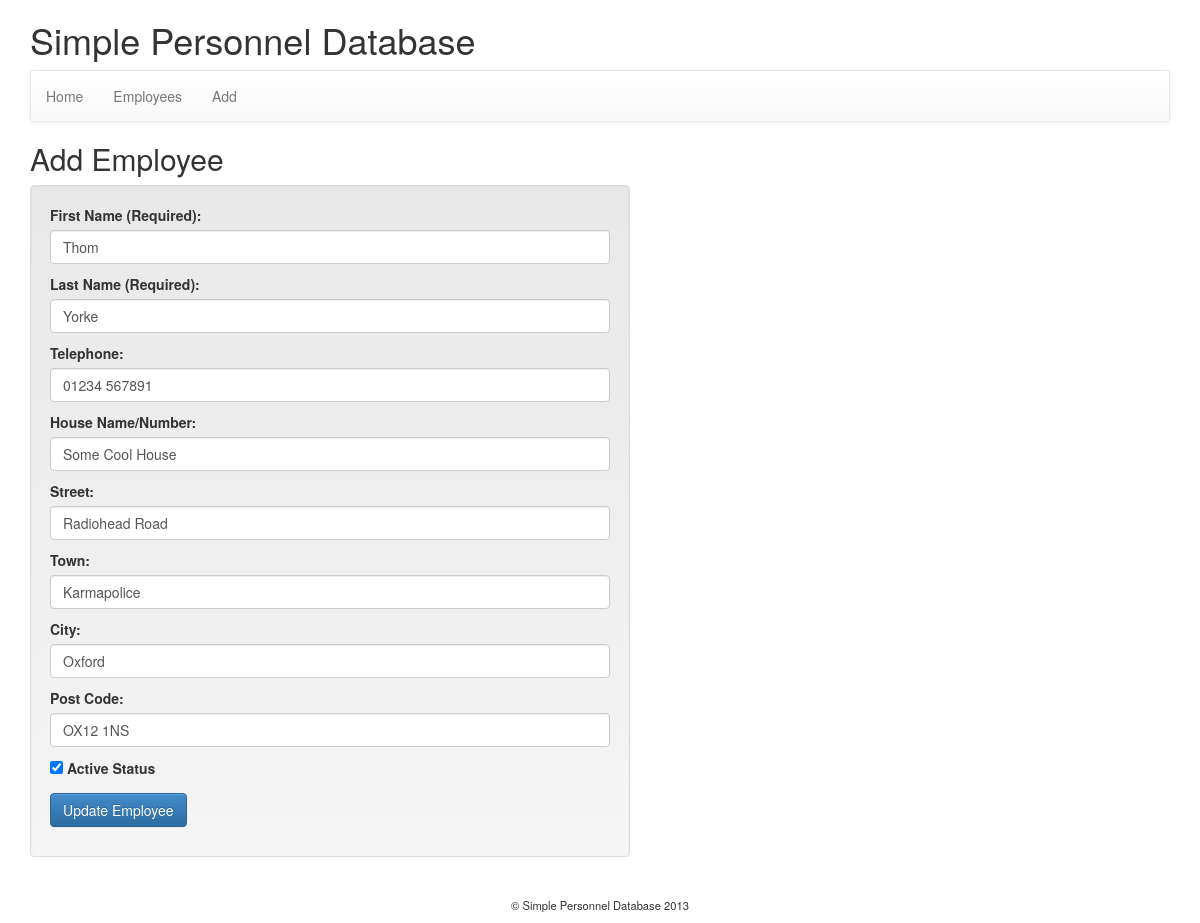
Page /employee_manage/edit/0/5 on the committed database.
### tables this page shows
CREATE TABLE IF NOT EXISTS `employees` (
  `id` bigint(20) NOT NULL AUTO_INCREMENT,
  `first_name` varchar(32) NOT NULL,
  `last_name` varchar(32) NOT NULL,
  `telephone` varchar(16) DEFAULT NULL,
  `house_name_number` varchar(32) DEFAULT NULL,
  `street` varchar(32) DEFAULT NULL,
  `town` varchar(32) DEFAULT NULL,
  `city` varchar(32) DEFAULT NULL,
  `post_code` varchar(8) DEFAULT NULL,
  `active_status` tinyint(1) NOT NULL DEFAULT '1',
  PRIMARY KEY (`id`)
);

### application/controllers/employee_manage.php (called while the page is built, shortened)
<?php if ( ! defined('BASEPATH')) exit('No direct script access allowed');
class Employee_manage extends CI_Controller {
	public function __construct(){
		$this->load->library('form_validation');
		$this->load->model('employee_model');
	}
	public function edit($page_num = 1, $employee_id = null){
		$this->data['page_title'] = 'edit';
		$this->data['action_url'] = base_url() . 'employee_manage/edit/' . $page_num . '/' . $employee_id;
		$this->data['submit_value'] = 'Update Employee';
		if(isset($_POST) && !empty($_POST)){
			$this->_collect_post_data();
			$this->_validate_form();
			if ($this->form_validation->run() == true){
				$this->employee_model->update_employee($this->data['form'], $employee_id);
				redirect('/employee_manage/employee_list/' . $page_num . '/' . $employee_id, 'refresh');
			}
			else{
				$this->data['message'] = validation_errors();
			}
		}
		else{
			$this->data['form'] = $this->employee_model->get_employee_by_id($employee_id);
		}
		$this->load->view('header', $this->data);
		$this->load->view('employee_manage_form_view', $this->data);
		$this->load->view('footer');
	}
	private function _reset_form(){
		$this->data['form'] = array(
			'first_name'		=> '',
			'last_name'			=> '',
			'telephone'			=> '',
			'house_name_number'	=> '',
			'street'			=> '',
			'town'				=> '',
			'city'				=> '',
			'post_code'			=> '',
			'active_status'		=> 'true'
		);
	}
}

### index.php (called while the page is built, shortened)
<?php
require_once BASEPATH.'core/CodeIgniter.php';

### application/models/employee_model.php (called while the page is built, shortened)
<?php if (!defined('BASEPATH')) exit('No direct script access allowed');
class Employee_model extends CI_Model{
	public function get_employee_by_id($employee_id){
		$this->db->where('id', $employee_id);
		$query = $this->db->get('employees');
		return $query->row_array();
	}
}

### application/views/employee_manage_form_view.php (the view, shortened to what this page needs)
<h2>Add Employee</h2>
<div class="employee-form well">
	<form  action="<?php echo $action_url ?>" method="post" accept-charset="utf-8">
		<p>
			<label for="first_name">First Name (Required):</label>
			<input class="form-control" id="first_name" name="first_name" maxlength="32" placeholder="First Name" value="<?php echo $form['first_name'] ?>">
		</p>
		<p>
			<label for="last_name">Last Name (Required):</label>
			<input class="form-control" id="last_name" name="last_name" maxlength="32" placeholder="Last Name" value="<?php echo $form['last_name'] ?>">
		</p>
		<p>
			<label for="telephone">Telephone:</label>
			<input class="form-control" id="telephone" name="telephone" maxlength="16" placeholder="Telephone" value="<?php echo $form['telephone'] ?>">
		</p>
		<p>
			<label for="house_name_number">House Name/Number:</label>
			<input class="form-control" id="house_name_number" name="house_name_number" maxlength="32" placeholder="House Name/Number"
			value="<?php echo $form['house_name_number'] ?>">
		</p>
		<p>
			<label for="street">Street:</label>
			<input class="form-control" id="street" name="street" maxlength="32" placeholder="Street" value="<?php echo $form['street'] ?>">
		</p>
		<p>
			<label for="town">Town:</label>
			<input class="form-control" id="town" name="town" maxlength="32" placeholder="Town" value="<?php echo $form['town'] ?>">
		</p>
		<p>
			<label for="city">City:</label>
			<input class="form-control" id="city" name="city" maxlength="32" placeholder="City" value="<?php echo $form['city'] ?>">
		</p>
		<p>
			<label for="post_code">Post Code:</label>
			<input class="form-control" id="post_code" name="post_code" maxlength="16" placeholder="Post Code" value="<?php echo $form['post_code'] ?>">
		</p>
		<p>
			<label>
      			<input type="checkbox" name="active_status"<?php if($form['active_status']) { echo ' checked="checked"';} ?>> Active Status
    		</label>
		</p>
		<p>
			<input type="submit" name="submit" class="btn btn-primary" value="<?php echo $submit_value ?>">
		</p>
	</form>
</div>

### rows in the picture
employees: first_name "Thom", last_name "Yorke", telephone "01234 567891", house_name_number "Some Cool House", street "Radiohead Road", town "Karmapolice", city "Oxford", post_code "OX12 1NS", active_status "☑"

### other values in the picture
$this->config->item('site_name') "Simple Personnel Database"
